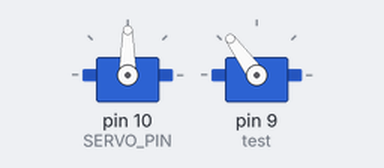
Bench run of a sketch on a simulated Arduino Uno, built with avr-gcc and run on an emulated ATmega328P. On the bench: 2 × servo.

Above: at 0.05 s.
Timing chart, 0 to 3.0 s (numbered marks = the images above):
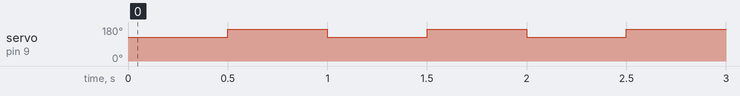

Measured:
- by itself, servo on pin 9 (test): alternates 169° for 0.50 s and 126° for 0.50 s

The sketch:

ServoTest.ino
```cpp
#include <Servo.h>

Servo tester;   // create servo object
Servo test;
const int SERVO_PIN = 10;  // change to your signal pin

void setup() {
  tester.attach(SERVO_PIN);  // attach servo to pin
  test.attach(9);
}

void loop() {
  // Move to 0 degrees
  // tester.write(120);
  test.write(149-23);
  delay(500);
  test.write(149+20);
  // test.write(149);
  delay(500);

  // // Move to 90 degrees
  // tester.write(149-20);
  // delay(1000);

  // // Move to 180 degrees
  // tester.write(149+30);
  // delay(1000);
}
```
